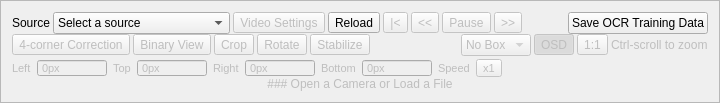
     <widget class="QFrame" name="frame_source_view">
      <property name="enabled">
       <bool>true</bool>
      </property>
      <property name="sizePolicy">
       <sizepolicy hsizetype="Expanding" vsizetype="Preferred">
        <horstretch>0</horstretch>
        <verstretch>0</verstretch>
       </sizepolicy>
      </property>
      <property name="frameShape">
       <enum>QFrame::StyledPanel</enum>
      </property>
      <property name="frameShadow">
       <enum>QFrame::Raised</enum>
      </property>
      <layout class="QVBoxLayout" name="_3">
       <property name="spacing">
        <number>0</number>
       </property>
       <item>
        <widget class="QWidget" name="widget_4" native="true">
         <layout class="QHBoxLayout" name="horizontalLayout_4">
          <property name="spacing">
           <number>6</number>
          </property>
          <property name="leftMargin">
           <number>0</number>
          </property>
          <property name="topMargin">
           <number>0</number>
          </property>
          <property name="rightMargin">
           <number>0</number>
          </property>
          <property name="bottomMargin">
           <number>0</number>
          </property>
          <item>
           <widget class="QWidget" name="widget_3" native="true">
            <layout class="QHBoxLayout" name="horizontalLayout_3">
             <property name="spacing">
              <number>3</number>
             </property>
             <property name="leftMargin">
              <number>0</number>
             </property>
             <property name="topMargin">
              <number>0</number>
             </property>
             <property name="rightMargin">
              <number>0</number>
             </property>
             <property name="bottomMargin">
              <number>0</number>
             </property>
             <item>
              <widget class="QLabel" name="label">
               <property name="sizePolicy">
                <sizepolicy hsizetype="Fixed" vsizetype="Preferred">
                 <horstretch>0</horstretch>
                 <verstretch>0</verstretch>
                </sizepolicy>
               </property>
               <property name="text">
                <string>Source</string>
               </property>
              </widget>
             </item>
             <item>
              <widget class="QComboBox" name="comboBox_camera_source">
               <property name="sizePolicy">
                <sizepolicy hsizetype="Preferred" vsizetype="Fixed">
                 <horstretch>1</horstretch>
                 <verstretch>0</verstretch>
                </sizepolicy>
               </property>
               <item>
                <property name="text">
                 <string>Select a source</string>
                </property>
               </item>
               <item>
                <property name="text">
                 <string>Open a Video File</string>
                </property>
               </item>
               <item>
                <property name="text">
                 <string>URL Source (HTTP, RTSP)</string>
                </property>
               </item>
               <item>
                <property name="text">
                 <string>Screen Capture</string>
                </property>
               </item>
              </widget>
             </item>
             <item>
              <widget class="QToolButton" name="toolButton_videoSettings">
               <property name="enabled">
                <bool>false</bool>
               </property>
               <property name="text">
                <string>Video Settings</string>
               </property>
              </widget>
             </item>
             <item>
              <widget class="QToolButton" name="pushButton_refresh_sources">
               <property name="toolTip">
                <string>Refresh Sources</string>
               </property>
               <property name="text">
                <string>Reload</string>
               </property>
              </widget>
             </item>
             <item>
              <widget class="QToolButton" name="toolButton_rewindToStartFile">
               <property name="enabled">
                <bool>false</bool>
               </property>
               <property name="text">
                <string>|&lt;</string>
               </property>
              </widget>
             </item>
             <item>
              <widget class="QToolButton" name="toolButton_rewindFile">
               <property name="enabled">
                <bool>false</bool>
               </property>
               <property name="text">
                <string>&lt;&lt;</string>
               </property>
              </widget>
             </item>
             <item>
              <widget class="QToolButton" name="toolButton_playPauseFile">
               <property name="enabled">
                <bool>false</bool>
               </property>
               <property name="text">
                <string>Pause</string>
               </property>
              </widget>
             </item>
             <item>
              <widget class="QToolButton" name="toolButton_forwardFile">
               <property name="enabled">
                <bool>false</bool>
               </property>
               <property name="text">
                <string>&gt;&gt;</string>
               </property>
              </widget>
             </item>
            </layout>
           </widget>
          </item>
          <item>
           <spacer name="horizontalSpacer">
            <property name="orientation">
             <enum>Qt::Horizontal</enum>
            </property>
            <property name="sizeHint" stdset="0">
             <size>
              <width>40</width>
              <height>20</height>
             </size>
            </property>
           </spacer>
          </item>
          <item>
           <widget class="QPushButton" name="pushButton_saveOCRTrainingData">
            <property name="text">
             <string>Save OCR Training Data</string>
            </property>
            <property name="checkable">
             <bool>true</bool>
            </property>
           </widget>
          </item>
         </layout>
        </widget>
       </item>
       <item>
        <widget class="QWidget" name="widget_viewTools" native="true">
         <property name="enabled">
          <bool>false</bool>
         </property>
         <layout class="QHBoxLayout" name="horizontalLayout_10">
          <property name="spacing">
           <number>3</number>
          </property>
          <property name="leftMargin">
           <number>0</number>
          </property>
          <property name="topMargin">
           <number>0</number>
          </property>
          <property name="rightMargin">
           <number>0</number>
          </property>
          <property name="bottomMargin">
           <number>3</number>
          </property>
          <item>
           <widget class="QToolButton" name="pushButton_fourCorner">
            <property name="text">
             <string>4-corner Correction</string>
            </property>
            <property name="checkable">
             <bool>true</bool>
            </property>
           </widget>
          </item>
          <item>
           <widget class="QToolButton" name="pushButton_binary">
            <property name="text">
             <string>Binary View</string>
            </property>
            <property name="checkable">
             <bool>true</bool>
            </property>
           </widget>
          </item>
          <item>
           <widget class="QToolButton" name="toolButton_topCrop">
            <property name="toolTip">
             <string>Apply cropping to the entire image</string>
            </property>
            <property name="text">
             <string>Crop</string>
            </property>
            <property name="checkable">
             <bool>true</bool>
            </property>
           </widget>
          </item>
          <item>
           <widget class="QToolButton" name="toolButton_rotate">
            <property name="text">
             <string>Rotate</string>
            </property>
           </widget>
          </item>
          <item>
           <widget class="QToolButton" name="pushButton_stabilize">
            <property name="text">
             <string>Stabilize</string>
            </property>
            <property name="checkable">
             <bool>true</bool>
            </property>
           </widget>
          </item>
          <item>
           <spacer name="horizontalSpacer_2">
            <property name="orientation">
             <enum>Qt::Horizontal</enum>
            </property>
            <property name="sizeHint" stdset="0">
             <size>
              <width>40</width>
              <height>20</height>
             </size>
            </property>
           </spacer>
          </item>
          <item>
           <widget class="QComboBox" name="comboBox_boxDisplayStyle">
            <item>
             <property name="text">
              <string>No Box</string>
             </property>
            </item>
            <item>
             <property name="text">
              <string>Outline</string>
             </property>
            </item>
            <item>
             <property name="text">
              <string>Names</string>
             </property>
            </item>
            <item>
             <property name="text">
              <string>All</string>
             </property>
            </item>
           </widget>
          </item>
          <item>
           <widget class="QToolButton" name="toolButton_osd">
            <property name="toolTip">
             <string>Show Statistics</string>
            </property>
            <property name="text">
             <string>OSD</string>
            </property>
            <property name="checkable">
             <bool>true</bool>
            </property>
            <property name="checked">
             <bool>true</bool>
            </property>
           </widget>
          </item>
          <item>
           <widget class="QToolButton" name="toolButton_zoomReset">
            <property name="toolTip">
             <string>Reset zoom</string>
            </property>
            <property name="text">
             <string>1:1</string>
            </property>
           </widget>
          </item>
          <item>
           <widget class="QLabel" name="label_11">
            <property name="enabled">
             <bool>false</bool>
            </property>
            <property name="text">
             <string>Ctrl-scroll to zoom</string>
            </property>
           </widget>
          </item>
         </layout>
        </widget>
       </item>
       <item>
        <widget class="QWidget" name="widget_cropPanel" native="true">
         <property name="enabled">
          <bool>false</bool>
         </property>
         <property name="maximumSize">
          <size>
           <width>16777215</width>
           <height>18</height>
          </size>
         </property>
         <property name="font">
          <font>
           <pointsize>8</pointsize>
          </font>
         </property>
         <layout class="QHBoxLayout" name="horizontalLayout_26">
          <property name="leftMargin">
           <number>0</number>
          </property>
          <property name="topMargin">
           <number>0</number>
          </property>
          <property name="rightMargin">
           <number>0</number>
          </property>
          <property name="bottomMargin">
           <number>0</number>
          </property>
          <item>
           <widget class="QLabel" name="label_16">
            <property name="text">
             <string>Left</string>
            </property>
           </widget>
          </item>
          <item>
           <widget class="QSpinBox" name="spinBox_leftCrop">
            <property name="minimumSize">
             <size>
              <width>70</width>
              <height>0</height>
             </size>
            </property>
            <property name="buttonSymbols">
             <enum>QAbstractSpinBox::NoButtons</enum>
            </property>
            <property name="suffix">
             <string>px</string>
            </property>
            <property name="maximum">
             <number>999</number>
            </property>
           </widget>
          </item>
          <item>
           <widget class="QLabel" name="label_17">
            <property name="text">
             <string>Top</string>
            </property>
           </widget>
          </item>
          <item>
           <widget class="QSpinBox" name="spinBox_topCrop">
            <property name="minimumSize">
             <size>
              <width>70</width>
              <height>0</height>
             </size>
            </property>
            <property name="buttonSymbols">
             <enum>QAbstractSpinBox::NoButtons</enum>
            </property>
            <property name="suffix">
             <string>px</string>
            </property>
            <property name="maximum">
             <number>999</number>
            </property>
           </widget>
          </item>
          <item>
           <widget class="QLabel" name="label_18">
            <property name="text">
             <string>Right</string>
            </property>
           </widget>
          </item>
          <item>
           <widget class="QSpinBox" name="spinBox_rightCrop">
            <property name="minimumSize">
             <size>
              <width>70</width>
              <height>0</height>
             </size>
            </property>
            <property name="buttonSymbols">
             <enum>QAbstractSpinBox::NoButtons</enum>
            </property>
            <property name="suffix">
             <string>px</string>
            </property>
            <property name="maximum">
             <number>999</number>
            </property>
           </widget>
          </item>
          <item>
           <widget class="QLabel" name="label_19">
            <property name="text">
             <string>Bottom</string>
            </property>
           </widget>
          </item>
          <item>
           <widget class="QSpinBox" name="spinBox_bottomCrop">
            <property name="minimumSize">
             <size>
              <width>70</width>
              <height>0</height>
             </size>
            </property>
            <property name="buttonSymbols">
             <enum>QAbstractSpinBox::NoButtons</enum>
            </property>
            <property name="suffix">
             <string>px</string>
            </property>
            <property name="maximum">
             <number>999</number>
            </property>
           </widget>
          </item>
          <item>
           <widget class="QLabel" name="label_22">
            <property name="text">
             <string>Speed</string>
            </property>
           </widget>
          </item>
          <item>
           <widget class="QToolButton" name="toolButton_speed">
            <property name="text">
             <string>x1</string>
            </property>
           </widget>
          </item>
          <item>
           <spacer name="horizontalSpacer_4">
            <property name="orientation">
             <enum>Qt::Horizontal</enum>
            </property>
            <property name="sizeHint" stdset="0">
             <size>
              <width>40</width>
              <height>20</height>
             </size>
            </property>
           </spacer>
          </item>
         </layout>
        </widget>
       </item>
       <item>
        <widget class="QFrame" name="frame_for_source_view_label">
         <property name="enabled">
          <bool>true</bool>
         </property>
         <property name="sizePolicy">
          <sizepolicy hsizetype="Preferred" vsizetype="Expanding">
           <horstretch>0</horstretch>
           <verstretch>0</verstretch>
          </sizepolicy>
         </property>
         <layout class="QGridLayout" name="gridLayout">
          <property name="sizeConstraint">
           <enum>QLayout::SetMaximumSize</enum>
          </property>
          <property name="leftMargin">
           <number>0</number>
          </property>
          <property name="topMargin">
           <number>0</number>
          </property>
          <property name="rightMargin">
           <number>0</number>
          </property>
          <property name="bottomMargin">
           <number>0</number>
          </property>
          <item row="0" column="0">
           <widget class="QLabel" name="label_12">
            <property name="enabled">
             <bool>false</bool>
            </property>
            <property name="text">
             <string>### Open a Camera or Load a File</string>
            </property>
            <property name="textFormat">
             <enum>Qt::MarkdownText</enum>
            </property>
            <property name="alignment">
             <set>Qt::AlignCenter</set>
            </property>
           </widget>
          </item>
         </layout>
        </widget>
       </item>
      </layout>
     </widget>
